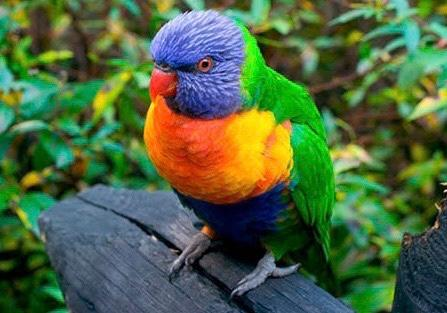
#> input picture Lab_4/Codes/image.jpg, 447 x 313 px
$ python median_filter.py
#> lines starting #> are read from the running program, lines starting #| are printed output that depends on the picture
import numpy as np
import matplotlib.pyplot as plt
from PIL import Image
from scipy.ndimage import median_filter

def apply_median_filter(image_array, kernel_size):
    if kernel_size % 2 == 0:
        raise ValueError("Kernel size must be odd.")

    # Create an empty array to store the filtered image
    filtered_image_array = np.zeros_like(image_array)

    # Apply median filter to each channel separately
    for i in range(3):  # Assuming image_array has 3 channels (RGB)
        filtered_image_array[:, :, i] = median_filter(image_array[:, :, i], size=kernel_size)

    return filtered_image_array

# Load an image using PIL
image_path = 'image.jpg'  # Replace with your image path
image = Image.open(image_path)
#> image is the input picture: PIL image 447x313 RGB; mean R, G, B 78.3, 101.8, 65

# Convert the image to a NumPy array
image_array = np.array(image)

# Ensure the image is RGB
if image_array.ndim == 3 and image_array.shape[2] == 3:
    # Apply median filter
    kernel_size = 5  # You can adjust the kernel size to another odd number
    filtered_image_array = apply_median_filter(image_array, kernel_size)
#> after the loop in apply_median_filter, `for i in range(3):`:
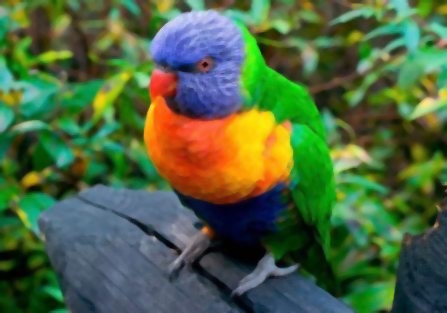
#> filtered_image_array: shape (313, 447, 3); mean R, G, B 78.1, 101.7, 64.7
else:
    raise ValueError("The input image is not an RGB image.")

# Convert the result back to an image
filtered_image = Image.fromarray(np.uint8(filtered_image_array))

# Save the result
output_path = 'median_filtered_purple.jpg'
filtered_image.save(output_path)

# Display the images
plt.figure(figsize=(10, 5))

plt.subplot(1, 2, 1)
plt.title('Original Image')
plt.imshow(image_array)
plt.axis('off')

plt.subplot(1, 2, 2)
plt.title('Filtered Image Using Median Filtering')
plt.imshow(filtered_image_array)
plt.axis('off')

plt.show()
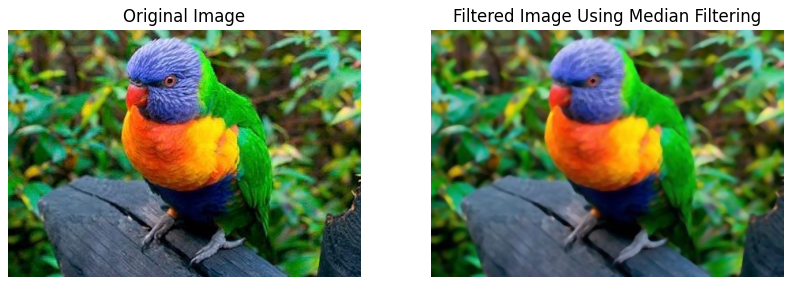
#> figure drawn by matplotlib, 2 panels
